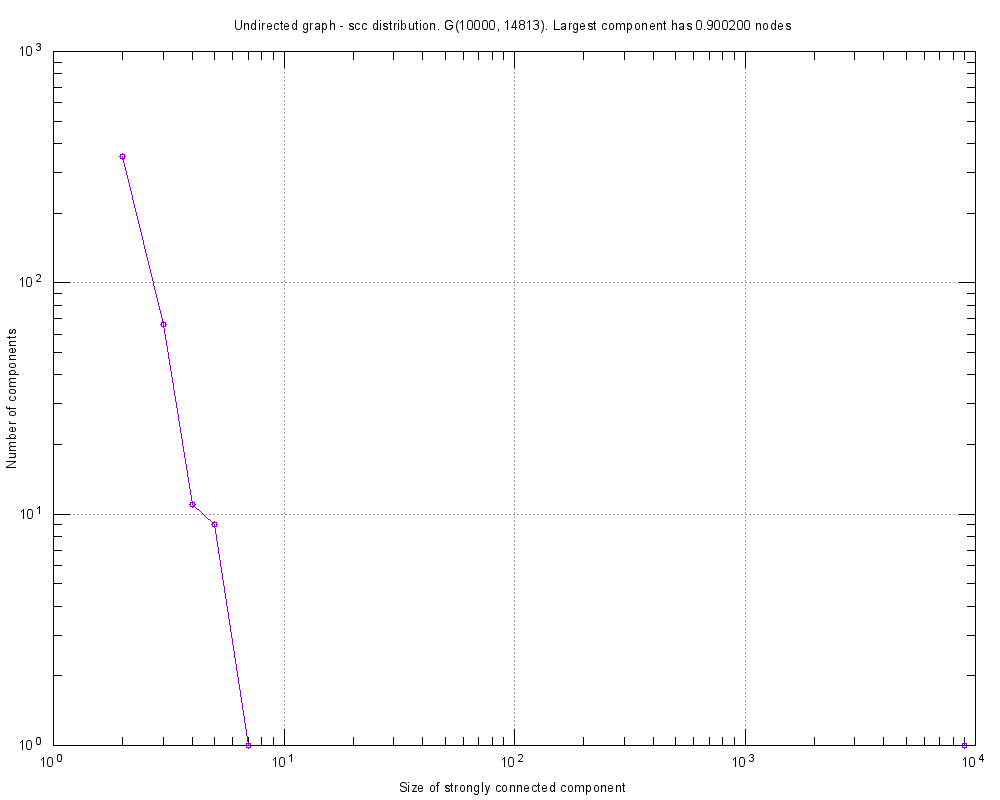

Source code (gnuplot):
#
# Undirected graph - scc distribution. G(10000, 14813). Largest component has 0.900200 nodes (Sat Feb 18 15:49:53 2017)
#

set title "Undirected graph - scc distribution. G(10000, 14813). Largest component has 0.900200 nodes"
set key bottom right
set logscale xy 10
set format x "10^{%L}"
set mxtics 10
set format y "10^{%L}"
set mytics 10
set grid
set xlabel "Size of strongly connected component"
set ylabel "Number of components"
set tics scale 2
set terminal png font arial 10 size 1000,800
set output 'scc.RandomNetworkScc.png'
plot 	"scc.RandomNetworkScc.tab" using 1:2 title "" with linespoints pt 6
